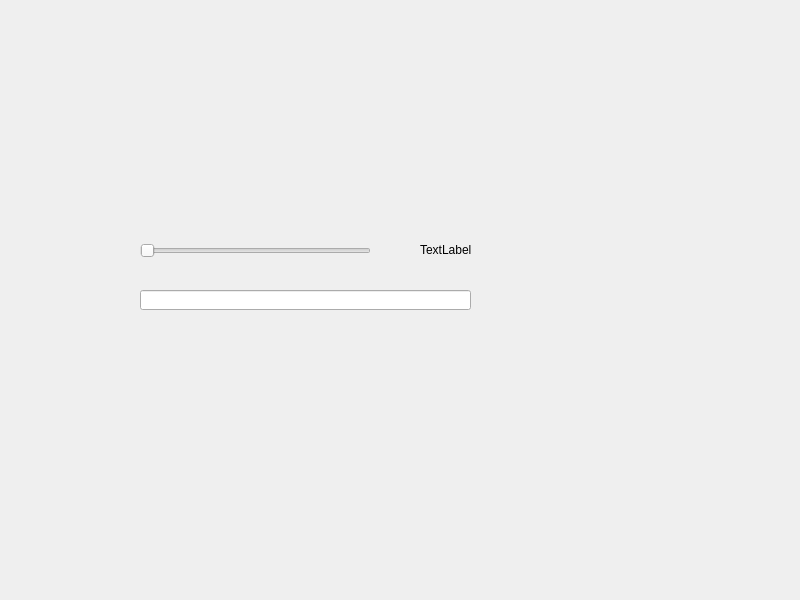
<?xml version="1.0" encoding="UTF-8"?>
<ui version="4.0">
 <class>SignalsAndSlotsWidget</class>
 <widget class="QWidget" name="SignalsAndSlotsWidget">
  <property name="geometry">
   <rect>
    <x>0</x>
    <y>0</y>
    <width>800</width>
    <height>600</height>
   </rect>
  </property>
  <property name="windowTitle">
   <string>SignalsAndSlotsWidget</string>
  </property>
  <widget class="QLabel" name="label">
   <property name="geometry">
    <rect>
     <x>420</x>
     <y>240</y>
     <width>81</width>
     <height>20</height>
    </rect>
   </property>
   <property name="text">
    <string>TextLabel</string>
   </property>
  </widget>
  <widget class="QLineEdit" name="lineEdit">
   <property name="geometry">
    <rect>
     <x>140</x>
     <y>290</y>
     <width>331</width>
     <height>20</height>
    </rect>
   </property>
  </widget>
  <widget class="QSlider" name="horizontalSlider">
   <property name="geometry">
    <rect>
     <x>140</x>
     <y>240</y>
     <width>231</width>
     <height>22</height>
    </rect>
   </property>
   <property name="orientation">
    <enum>Qt::Horizontal</enum>
   </property>
  </widget>
 </widget>
 <resources/>
 <connections/>
</ui>
